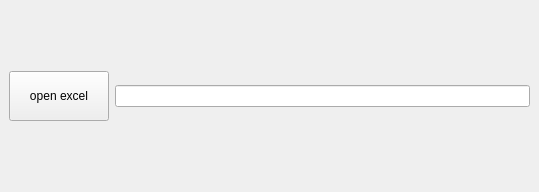
<?xml version="1.0" encoding="UTF-8"?>
<ui version="4.0">
 <class>MainWindow</class>
 <widget class="QMainWindow" name="MainWindow">
  <property name="geometry">
   <rect>
    <x>0</x>
    <y>0</y>
    <width>539</width>
    <height>192</height>
   </rect>
  </property>
  <property name="windowTitle">
   <string>excel export to csv with all quota</string>
  </property>
  <property name="windowIcon">
   <iconset resource="../image.qrc">
    <normaloff>:/image/ico.ico</normaloff>:/image/ico.ico</iconset>
  </property>
  <widget class="QWidget" name="centralWidget">
   <layout class="QHBoxLayout" name="horizontalLayout_2">
    <item>
     <layout class="QHBoxLayout" name="horizontalLayout">
      <item>
       <widget class="QPushButton" name="btnSelectExcelFile">
        <property name="minimumSize">
         <size>
          <width>100</width>
          <height>50</height>
         </size>
        </property>
        <property name="text">
         <string>open excel</string>
        </property>
       </widget>
      </item>
      <item>
       <widget class="QLineEdit" name="excelfilepath"/>
      </item>
     </layout>
    </item>
   </layout>
  </widget>
 </widget>
 <resources>
  <include location="../image.qrc"/>
 </resources>
 <connections/>
</ui>
